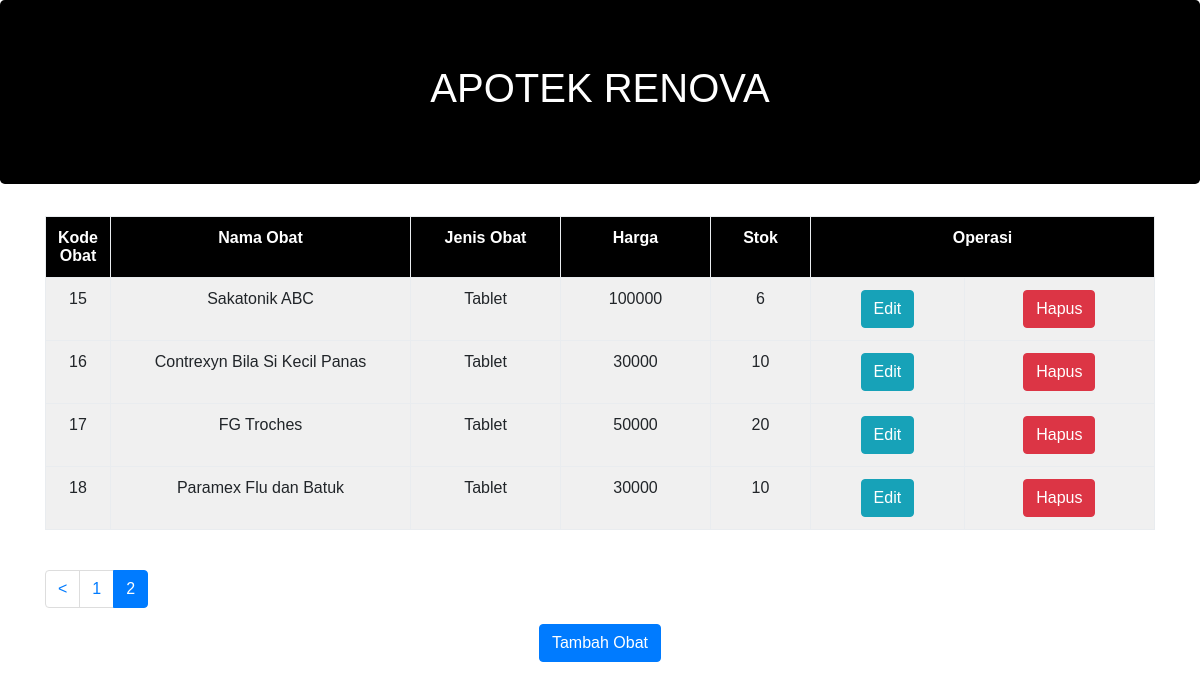
The page /index.php/Apotek/index/5 on the database its author committed.
### tables this page shows
CREATE TABLE IF NOT EXISTS `obat` (
`kode_obat` int(11) NOT NULL,
  `nama_obat` varchar(200) NOT NULL,
  `jenis_obat` varchar(50) NOT NULL,
  `harga_obat` int(10) NOT NULL,
  `stok` int(10) NOT NULL
);

### index.php (called while the page is built, shortened)
<?php
require_once BASEPATH.'core/CodeIgniter.php';

### application/models/m_apotek.php (called while the page is built, shortened)
<?php
class m_apotek extends CI_Model{
	public function tampil_obat($num,$offset){
		$query = $this->db->get('obat', $num, $offset);
			return $query->result();
	}
}
?>

### application/views/v_apotek.php (the view, shortened to what this page needs)
<html>
<head>
	<link rel="stylesheet" media="all" href="<?php echo base_url()?>assets/css/bootstrap.css" type="text/css" >
	<link rel="stylesheet" media="all" href="<?php echo base_url()?>assets/css/bootstrap.min.css" type="text/css" >
	<link rel="stylesheet" media="all" href="<?php echo base_url()?>assets/css/style.css" type="text/css" >
</head>
<body>
	<div class="jumbotron" style="background-color:#000;">
	<header><h1>APOTEK RENOVA</h1></header>
	</div>
	<div class="container">
	<table class="table table-bordered">
		<tr class="text-center">
			<th width="50px">Kode Obat</th>
			<th width="300px">Nama Obat</th>
			<th width="150px">Jenis Obat</th>
			<th width="150px">Harga</th>
			<th width="100px">Stok</th>
			<th colspan="2">Operasi</th>
		</tr>
		<?php
		foreach($obat as $u){
		?>
		<tr>
			<td><?php echo $u->kode_obat ?></td>
			<td><?php echo $u->nama_obat ?></td>
			<td><?php echo $u->jenis_obat ?></td>
			<td><?php echo $u->harga_obat ?></td>
			<td><?php echo $u->stok ?></td>
			<td><a href='<?php echo site_url('Apotek/edit/'.$u->kode_obat); ?>' class="btn btn-info">Edit</a></td>
			<td><a href='<?php echo site_url('Apotek/hapus/'.$u->kode_obat); ?>' class="btn btn-danger">Hapus</a></td>
		</tr>
		<?php } ?>
	</table><br>
        <center><ul class="pagination">
            <?php echo $halaman; ?>
        </ul></center>
	</div>
	<center><a href='<?php echo site_url('Apotek/tambah_obat'); ?>' class="btn btn-primary">Tambah Obat</a></center>
</body>
</html>

### assets/css/style.css (style rules this page uses)
body { font-family:helvetica; }
header { text-align:center; background-color:#000; color:#fff; }
th { background-color:#000; color:#fff; }
td { text-align:center; background-color:rgb(240, 240, 240); }

### rows shown on the page
obat: kode_obat "15", nama_obat "Sakatonik ABC", jenis_obat "Tablet", harga_obat "100000", stok "6"
obat: kode_obat "16", nama_obat "Contrexyn Bila Si Kecil Panas", jenis_obat "Tablet", harga_obat "30000", stok "10"
obat: kode_obat "17", nama_obat "FG Troches", jenis_obat "Tablet", harga_obat "50000", stok "20"
obat: kode_obat "18", nama_obat "Paramex Flu dan Batuk", jenis_obat "Tablet", harga_obat "30000", stok "10"

### other values the page prints
$halaman "< 1 2"
